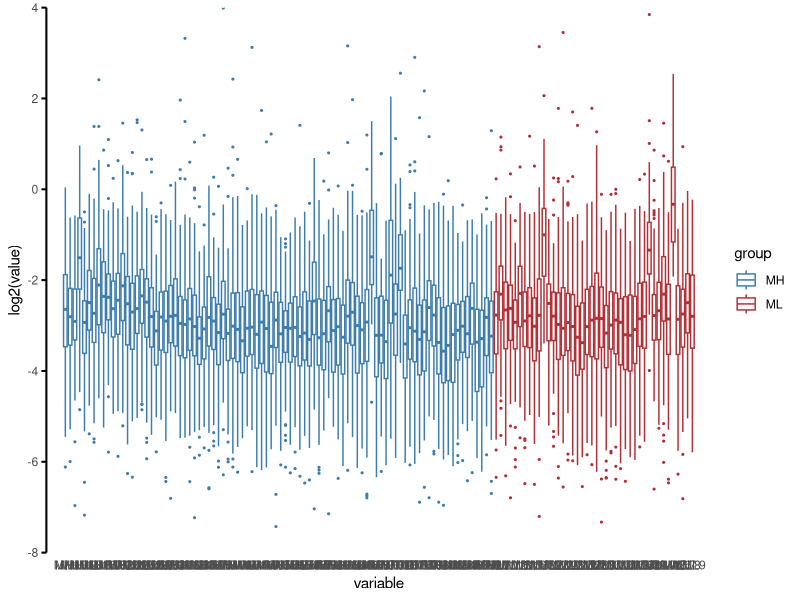

Recreate this plot in R.
library(ggplot2)

rm(list = ls())
dat = read.csv("eFig 1m.csv")
ggplot(dat, aes(variable, log2(value), color=group))+
  geom_boxplot(outlier.size = .4)+
  scale_color_manual(values = c("#3d7dae","#b22f36"))+
  theme_classic()+
  scale_x_discrete(expand = c(0.03,0.03))+
  scale_y_continuous(limits = c(-8,4), breaks = c(-8,-6,-4,-2,0,2,4), expand = c(0,0))+
  theme(axis.line.x = element_blank(), axis.ticks.x = element_blank(),axis.line = element_line(color="black", linewidth = .7),
        axis.ticks = element_line(color="black", linewidth = .7),
        axis.ticks.length =  unit(1.25,"mm"))
ggsave("eFig 1m.pdf", width = 5.5, height = 4)
